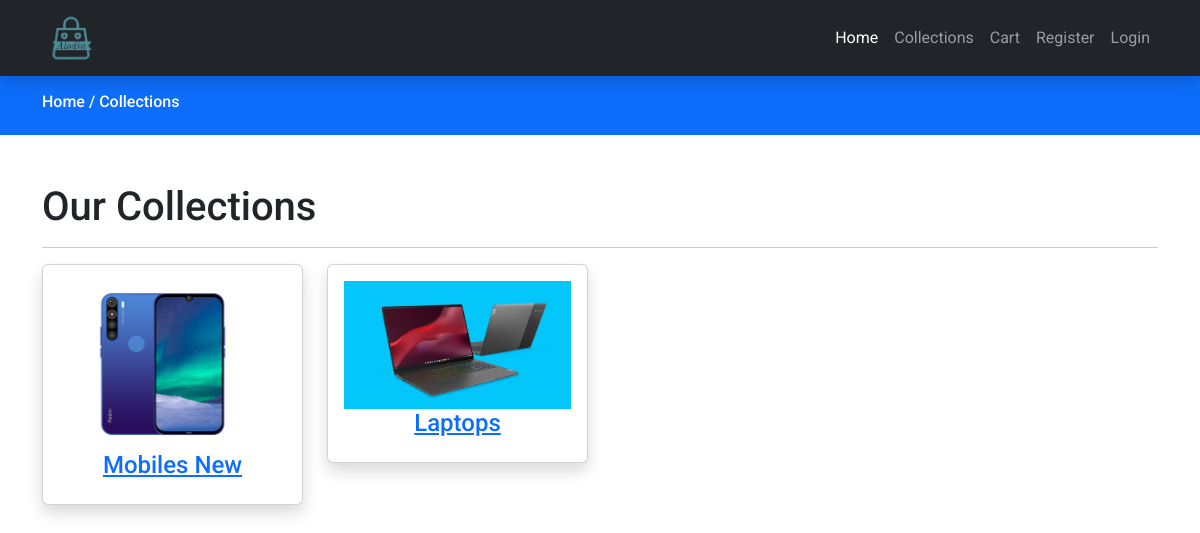
/categories.php, run on the app's committed database.
### tables this page shows
CREATE TABLE `categories` (
  `id` int(11) NOT NULL,
  `name` varchar(191) NOT NULL,
  `slug` varchar(191) NOT NULL,
  `description` mediumtext DEFAULT NULL,
  `status` tinyint(4) NOT NULL DEFAULT 0,
  `popular` tinyint(4) NOT NULL DEFAULT 0,
  `image` varchar(191) NOT NULL,
  `meta_title` varchar(191) NOT NULL,
  `meta_description` mediumtext NOT NULL,
  `meta_keywords` mediumtext NOT NULL,
  `created_at` timestamp NOT NULL DEFAULT current_timestamp()
);

### functions/userfunctions.php (called while the page is built, shortened)
<?php
include('config/dbcon.php');
function getAllActive($table)
{
    global $con;
    $query = "SELECT * FROM $table WHERE status='0' ";
    return $query_run = mysqli_query($con, $query);
}
?>

### categories.php (the view)
<?php
include('functions/userfunctions.php');
include('includes/header.php');
?>
<div class="py-3 bg-primary">
  <div class="container">
    <h6 class="text-white">Home / Collections</h6>
  </div>
</div>
<div class="py-5">
   <div class="container">
       <div class="row">
           <div class="col-md-12">
                <h1>Our Collections</h1>
                <hr>
                <div class="row">
                  <?php
                    $categories = getAllActive("categories");
                    if(mysqli_num_rows($categories) > 0)
                    {
                        foreach($categories as $item)
                        {
                          ?>
                              <div class="col-md-3 mb-2">
                                <a href="products.php?category=<?= $item['slug']; ?>">
                                    <div class="card shadow">
                                      <div class="card-body">
                                        <img src="uploads/<?= $item['image']; ?>" alt="Category Image" class="w-100">
                                        <h4 class="text-center"><?= $item['name']; ?></h4>
                                      </div>
                                    </div>
                                </a>
                              </div>
                          <?php
                        }
                    }
                    else
                    {
                      echo "No data available";
                    }
                  ?>
                </div>
           </div>
       </div>
   </div>
</div>
<?php include('includes/footer.php'); ?>

### includes/header.php (shortened to what this page needs)
<!doctype html>
<html lang="en">
  <head>
    <link href="assets/css/bootstrap.min.css" rel="stylesheet">
    <link href="assets/css/custom.css" rel="stylesheet">
    <link href="assets/css/owl.carousel.min.css" rel="stylesheet">
    <link rel="stylesheet" href="https://cdnjs.cloudflare.com/ajax/libs/font-awesome/4.7.0/css/font-awesome.min.css">
    <link rel="stylesheet" href="//cdn.jsdelivr.net/npm/alertifyjs@1.13.1/build/css/alertify.min.css"/>
    <link rel="stylesheet" href="//cdn.jsdelivr.net/npm/alertifyjs@1.13.1/build/css/themes/bootstrap.min.css"/>
  </head>
  <body>
    <?php include('navbar.php'); ?>

### includes/navbar.php (shortened to what this page needs)
<nav class="navbar navbar-expand-lg navbar-dark sticky-top bg-dark shadow">
  <div class="container">
    <a href="index.php">
      <img src="../Aladin1/uploads/Aladin-2.png" alt="..." class="rounded float-left" height="60px" width="60px">
   </a>
    <div class="collapse navbar-collapse" id="navbarNavDropdown">
      <ul class="navbar-nav ms-auto">
        <li class="nav-item">
          <a class="nav-link active" aria-current="page" href="index.php">Home</a>
        </li>
        <li class="nav-item">
          <a class="nav-link" href="categories.php">Collections</a>
        </li>
        <li class="nav-item">
          <a class="nav-link" href="cart.php">Cart</a>
        </li>
        <?php
        if(isset($_SESSION['auth']))
        {
          ?>
              <li class="nav-item dropdown">
               <a class="nav-link dropdown-toggle" href="#" role="button" data-bs-toggle="dropdown" aria-expanded="false">
              <?= $_SESSION['auth_user']['name']; ?>
               </a>
                <ul class="dropdown-menu">
                  <li><a class="dropdown-item" href="my-orders.php">My orders</a></li>
                  <li><a class="dropdown-item" href="admin/index.php">Go to panel</a></li>
                  <li><a class="dropdown-item" href="logout.php">Logout</a></li>
                </ul>
              </li>
          <?php
        }
        else
        {
           ?>
              <li class="nav-item">
                <a class="nav-link" href="register.php">Register</a>
              </li>
              <li class="nav-item">
                <a class="nav-link" href="login.php">Login</a>
              </li>
          <?php
        }
        ?>
      </ul>
    </div>
  </div>
</nav>

### includes/footer.php (shortened to what this page needs)
  </body>
</html>

### database/assets/css/custom.css (style rules this page uses)
* { font-family: 'Roboto', sans-serif; }
a { text-decoration: none; }

### data on the page
categories: image (picture), name "Mobiles New"
categories: image (picture), name "Laptops"
